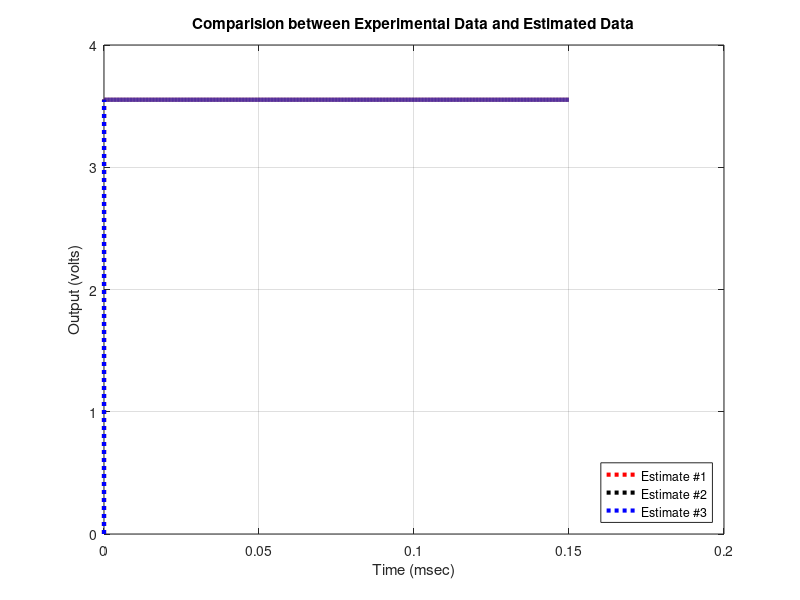
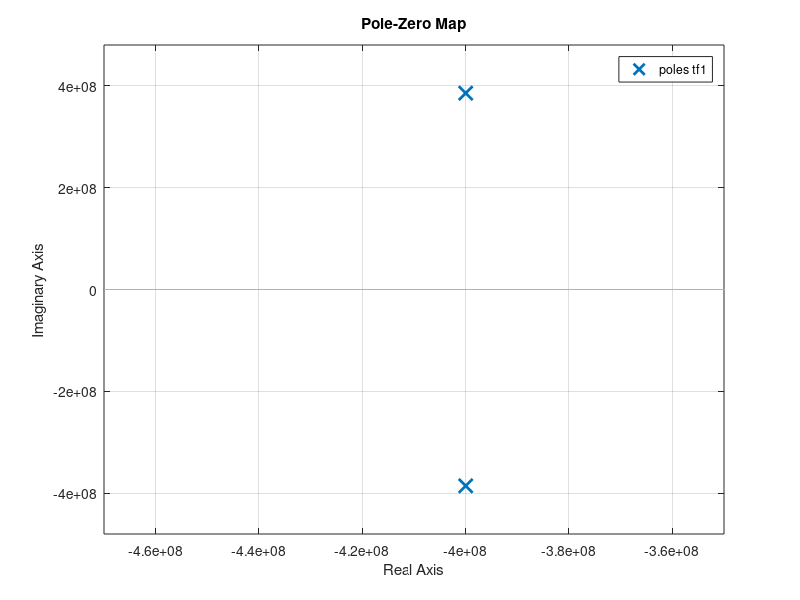

Here is the MATLAB script that generated these plots, in order:
%------------CACL1----------------
%Experimental Data from a Data Sheet
%from the plot, I get the following values 
peak = 18.442/5; %hack 20.21 
final = 17.76/5;%hack 16.0
Overshoot_val = peak - final;
RiseTime = 4.9997*1e-6; %hack 18ms
PeakTime = 6.05*1e-6; %hack 27ms
SettleTime = 10.0*1e-6; %hack 78ms
Overshoot_pct = (peak-final)/final*100; %percentage

%-----------CALC2-----------------
%we can estimate zeta from %overshoot as
%percent_OS = e^(-zeta*pi/sqrt(1-zeta^2))
%so zeta = sqrt(ln^2(OS/FV)/(pi^2+ln^2(OS/Fv))
zeta = sqrt(log(Overshoot_val/final)^2/(pi^2+log(Overshoot_val/final)^2));
%to calculate wn = 4/(Zeta*SettleTime)
omega_n = 4/(zeta*SettleTime*1e-3);

%-----------CALC3----------------
%Wn using peaktime = pi/(beta*Tpeak)
beta = sqrt(1- zeta^2);
omega_n_tp = pi/(1e-3*PeakTime*beta);

%----------CALC4------------------
%Omega_n using RiseTime = atan(beta/zeta)/(beta*Trise)
omega_n_tr = (pi-atan(beta/zeta))/(beta*RiseTime*1e-3);

%---------Making Tranfer Function---
%based on the notes, the TF of of second order system is
% TF(O2) = wn^2/(s^2 + 2*zeta*wn*s + wn^2)
%estimate 1 (use omega_n)
num1 = [ 0 0 final*omega_n^2];
den1 = [1 2*zeta*omega_n omega_n^2];
tf1 = tf(num1, den1);

%estimate 2 (use omega_n_tp)
num2 = [ 0 0 final*omega_n_tp^2];
den2 = [1 2*zeta*omega_n_tp omega_n_tp^2];
tf2 = tf(num2, den2);

%estimate 1 (use omega_n_tr)
num3 = [ 0 0 final*omega_n_tr^2];
den3 = [1 2*zeta*omega_n_tr omega_n_tr^2];
tf3 = tf(num3, den3);

%now generate step 
%input from 0 is 16V.
testpoints = 10000;
time = (linspace(0, 150*1e-6, testpoints))';
voltage = (linspace(1, 1, testpoints))';


%compute the step response of each TF
tf1_sim = lsim(tf1, voltage, time);
tf2_sim = lsim(tf2, voltage, time);
tf3_sim = lsim(tf3, voltage, time);

%now plot all four curves
figure(3);
hold on;
grid on;
box on;
plot(time*1e3, tf1_sim, ':r', 'LineWidth', 3);
plot(time*1e3, tf2_sim, ':k', 'LineWidth', 3);
plot(time*1e3, tf3_sim, ':b', 'LineWidth', 3);
lgd = legend('Estimate #1', 'Estimate #2', 'Estimate #3', 'Location', 'southeast');
xlabel('Time (msec)');
ylabel('Output (volts)');
title('Comparision between Experimental Data and Estimated Data'); 
hold off;

%------------CALC5-------------------
%Accurate Values seen from the graph
SettleTime_accurate = 78.0;%ms
OverShoot_Accurate_pct = (20.21-16.0)*100/16.0;

%-----------CALC6----------------
%use pole() command to get poles
systemPoles = pole(tf1);
systemPoles = systemPoles';

%-------------Plot Poles--------
%use the pzmap function;
figure(4);
pzmap(tf1);
grid on;
